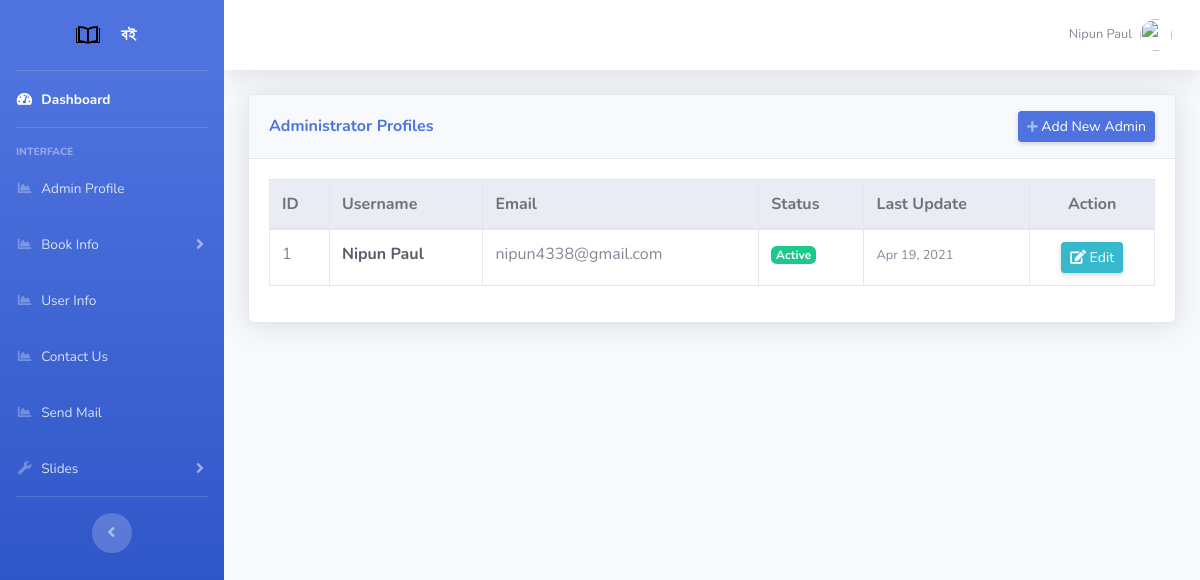
/admin/register.php (signed in), run on the app's committed database.
### tables this page shows
CREATE TABLE `adminpanel` (
  `admin_id` int(11) NOT NULL,
  `username` text NOT NULL,
  `email` text NOT NULL,
  `password` text NOT NULL,
  `status` int(11) NOT NULL,
  `created_date` datetime NOT NULL,
  `updated_date` datetime NOT NULL
);

### admin/register.php (the view, shortened to what this page needs)
<?php
include "includes/header.php";
include "includes/navbar.php";
include "../includes/config/dbconfig.php";
?>
<div class="container-fluid">
    <div class="card shadow mb-4">
        <div class="card-header py-3 d-flex justify-content-between align-items-center">
            <h6 class="m-0 font-weight-bold text-primary">Administrator Profiles</h6>
            <button type="button" class="btn btn-sm btn-primary shadow-sm" data-toggle="modal" data-target="#addadminprofile">
                <i class="fas fa-plus fa-sm text-white-50"></i> Add New Admin
            </button>
        </div>
        <div class="card-body">
            <div class="table-responsive">
                <table class="table table-bordered table-hover" id="dataTable" width="100%" cellspacing="0">
                    <thead class="thead-light">
                        <tr>
                            <th>ID</th>
                            <th>Username</th>
                            <th>Email</th>
                            <th>Status</th>
                            <th>Last Update</th>
                            <th class="text-center">Action</th>
                        </tr>
                    </thead>
                    <tbody>
                        <?php
                        $query = "SELECT * FROM adminpanel ORDER BY created_date DESC";
                        $query_run = mysqli_query($connection, $query);
                        if (mysqli_num_rows($query_run) > 0) {
                            while ($row = mysqli_fetch_assoc($query_run)) { ?>
                                <tr>
                                    <td><?php echo htmlspecialchars($row["admin_id"]); ?></td>
                                    <td><strong class="text-dark"><?php echo htmlspecialchars($row["username"]); ?></strong></td>
                                    <td><?php echo htmlspecialchars($row["email"]); ?></td>
                                    <td>
                                        <?php if ($row["status"] == 1): ?>
                                            <span class="badge badge-success">Active</span>
                                        <?php else: ?>
                                            <span class="badge badge-danger">Disabled</span>
                                        <?php endif; ?>
                                    </td>
                                    <td><small class="text-muted"><?php echo date("M j, Y", strtotime($row["updated_date"])); ?></small></td>
                                    <td class="text-center">
                                        <form action="admin_edit.php" method="post">
                                            <button type="submit" name="edit_btn" class="btn btn-sm btn-info shadow-sm" title="Edit Admin">
                                                <i class="fas fa-edit"></i> Edit
                                            </button>
                                        </form>
                                    </td>
                                </tr>
                        <?php }
                        } else {
                            echo "<tr><td colspan='6' class='text-center py-4'>No administrators found.</td></tr>";
                        } ?>
                    </tbody>
                </table>
            </div>
        </div>
    </div>
</div>
<?php
include "includes/footer.php";
?>

### data on the page
adminpanel: admin_id "1", username "Nipun Paul", email "nipun4338@gmail.com", status "Active", updated_date "Apr 19, 2021"

### other printed values
$_SESSION['admin_name'] "Nipun Paul"
